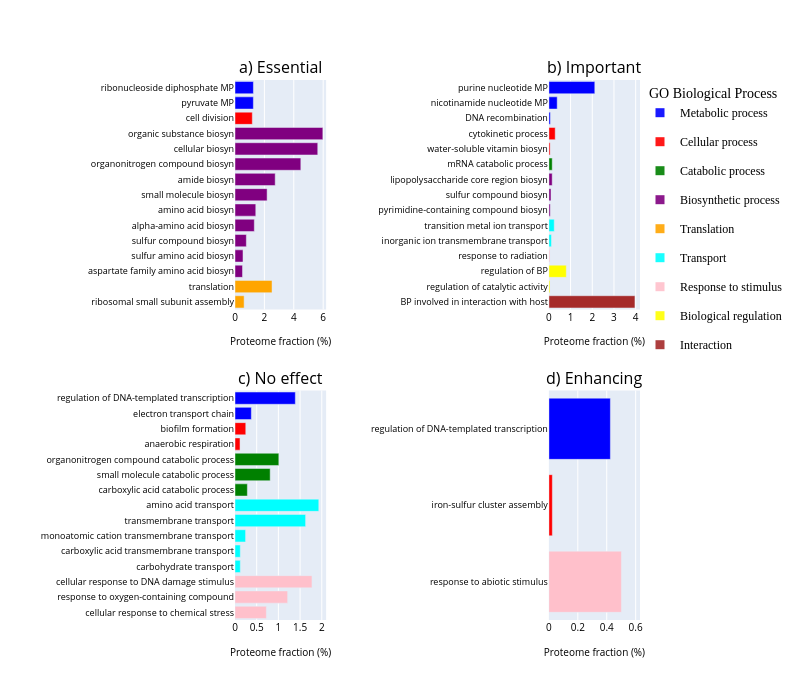

Notebook code cell kept with this figure:
### Code cell
import plotly.graph_objects as go
from plotly.subplots import make_subplots

lt = ['a)', 'b)', 'c)', 'd)']
subplot_titles = [f"{lt[i]} {titulo}" for i, titulo in enumerate(categorias_fit)]

fig = make_subplots(rows=2, cols=2, subplot_titles=subplot_titles, 
                    shared_yaxes=False, shared_xaxes=False, vertical_spacing=0.15, horizontal_spacing=0.55)
rangos = [(0, 6.2), (0, 4.2), (0, 2.1), (0, 0.63)]

for i, categoria in enumerate(categorias_fit):
    row = i // 2 + 1
    col = i % 2 + 1

    k = False
    for j, catgo in enumerate(categorias_go):
        subset_df = topPLn[(topPLn['category'] == catgo) & (topPLn['Categ'] == categoria)]
        y_column = subset_df["term"]
        x_column = subset_df["PF_new"]
        category_color = color_discrete_map[catgo]
               
        trace = go.Bar(x=x_column, y=y_column, name=catgo, orientation='h', marker_color=category_color,
                       showlegend=k)
        fig.add_trace(trace, row=row, col=col)       
    fig.update_xaxes(title_text="Proteome fraction (%)", row=row, col=col, title_font=dict(size=10), tickfont=dict(size=10))
    fig.update_xaxes(range=rangos[i], row=row, col=col, showgrid=True)
    fig.update_yaxes(row=row, col=col, title_font=dict(size=9), tickfont=dict(size=9))  
    
# Añadir leyenda al final
for catgo, color in color_discrete_map.items():
    fig.add_trace(go.Scatter(
        x=[None],
        y=[None],
        mode='markers',
        marker=dict(size=9, color=color, opacity=0.9, symbol='square'),
        legendgroup=catgo,
        name=catgo
    ))

# legend and subplots
fig.update_layout(legend_title_text='  GO Biological Process')
fig.update_layout(
    legend=dict(
        x=1,
        y=1,
        title_font_family="Times New Roman",
        font=dict(
            family="Times New Roman",
            size=12,
            color="black"
        ),
        bgcolor="White"
    )
)
fig.update_layout(height=700, width=800, 
                  #title_text='GO process with highest proteome fraction', 
                  title_x=0.7, bargap=0.2, margin=dict(l=235, r=50, t=80), font={'color': 'black'})

# Ordenar las categorías de los ejes Y en orden ascendente por total y revertir ejes Y
for i in range(1, len(categorias_fit)//2 + 2):
    for j in range(1, 3):
        fig.update_yaxes(row=i, col=j, autorange='reversed')
fig.write_image("./Figures/Fig04_top15GOterm_PF.svg")
fig.show()

### Figure 1 — Plotly figure (JSON) as saved in the notebook; plotly's stock layout.template omitted (floating-point values rounded to 4 significant figures)
{"data": [{"marker": {"color": "blue"}, "name": "Metabolic process", "orientation": "h", "showlegend": false, "type": "bar", "x": [1.253, 1.25], "xaxis": "x", "y": ["ribonucleoside diphosphate MP", "pyruvate MP"], "yaxis": "y"}, {"marker": {"color": "red"}, "name": "Cellular process", "orientation": "h", "showlegend": false, "type": "bar", "x": [1.178], "xaxis": "x", "y": ["cell division"], "yaxis": "y"}, {"marker": {"color": "green"}, "name": "Catabolic process", "orientation": "h", "showlegend": false, "type": "bar", "x": [], "xaxis": "x", "y": [], "yaxis": "y"}, {"marker": {"color": "purple"}, "name": "Biosynthetic process", "orientation": "h", "showlegend": false, "type": "bar", "x": [5.977, 5.631, 4.479, 2.735, 2.185, 1.414, 1.315, 0.7722, 0.545, 0.5117], "xaxis": "x", "y": ["organic substance biosyn", "cellular biosyn", "organonitrogen compound biosyn", "amide biosyn", "small molecule biosyn", "amino acid biosyn", "alpha-amino acid biosyn", "sulfur compound biosyn", "sulfur amino acid biosyn", "aspartate family amino acid biosyn"], "yaxis": "y"}, {"marker": {"color": "orange"}, "name": "Translation", "orientation": "h", "showlegend": false, "type": "bar", "x": [2.52, 0.6208], "xaxis": "x", "y": ["translation", "ribosomal small subunit assembly"], "yaxis": "y"}, {"marker": {"color": "cyan"}, "name": "Transport", "orientation": "h", "showlegend": false, "type": "bar", "x": [], "xaxis": "x", "y": [], "yaxis": "y"}, {"marker": {"color": "pink"}, "name": "Response to stimulus", "orientation": "h", "showlegend": false, "type": "bar", "x": [], "xaxis": "x", "y": [], "yaxis": "y"}, {"marker": {"color": "yellow"}, "name": "Biological regulation", "orientation": "h", "showlegend": false, "type": "bar", "x": [], "xaxis": "x", "y": [], "yaxis": "y"}, {"marker": {"color": "brown"}, "name": "Interaction", "orientation": "h", "showlegend": false, "type": "bar", "x": [], "xaxis": "x", "y": [], "yaxis": "y"}, {"marker": {"color": "blue"}, "name": "Metabolic process", "orientation": "h", "showlegend": false, "type": "bar", "x": [2.117, 0.3836, 0.06707], "xaxis": "x2", "y": ["purine nucleotide MP", "nicotinamide nucleotide MP", "DNA recombination"], "yaxis": "y2"}, {"marker": {"color": "red"}, "name": "Cellular process", "orientation": "h", "showlegend": false, "type": "bar", "x": [0.2918, 0.05773], "xaxis": "x2", "y": ["cytokinetic process", "water-soluble vitamin biosyn"], "yaxis": "y2"}, {"marker": {"color": "green"}, "name": "Catabolic process", "orientation": "h", "showlegend": false, "type": "bar", "x": [0.1544], "xaxis": "x2", "y": ["mRNA catabolic process"], "yaxis": "y2"}, {"marker": {"color": "purple"}, "name": "Biosynthetic process", "orientation": "h", "showlegend": false, "type": "bar", "x": [0.1528, 0.09742, 0.06313], "xaxis": "x2", "y": ["lipopolysaccharide core region biosyn", "sulfur compound biosyn", "pyrimidine-containing compound biosyn"], "yaxis": "y2"}, {"marker": {"color": "orange"}, "name": "Translation", "orientation": "h", "showlegend": false, "type": "bar", "x": [], "xaxis": "x2", "y": [], "yaxis": "y2"}, {"marker": {"color": "cyan"}, "name": "Transport", "orientation": "h", "showlegend": false, "type": "bar", "x": [0.2475, 0.1169], "xaxis": "x2", "y": ["transition metal ion transport", "inorganic ion transmembrane transport"], "yaxis": "y2"}, {"marker": {"color": "pink"}, "name": "Response to stimulus", "orientation": "h", "showlegend": false, "type": "bar", "x": [0.05159], "xaxis": "x2", "y": ["response to radiation"], "yaxis": "y2"}, {"marker": {"color": "yellow"}, "name": "Biological regulation", "orientation": "h", "showlegend": false, "type": "bar", "x": [0.8042, 0.05047], "xaxis": "x2", "y": ["regulation of BP", "regulation of catalytic activity"], "yaxis": "y2"}, {"marker": {"color": "brown"}, "name": "Interaction", "orientation": "h", "showlegend": false, "type": "bar", "x": [3.968], "xaxis": "x2", "y": ["BP involved in interaction with host"], "yaxis": "y2"}, {"marker": {"color": "blue"}, "name": "Metabolic process", "orientation": "h", "showlegend": false, "type": "bar", "x": [1.391, 0.3768], "xaxis": "x3", "y": ["regulation of DNA-templated transcription", "electron transport chain"], "yaxis": "y3"}, {"marker": {"color": "red"}, "name": "Cellular process", "orientation": "h", "showlegend": false, "type": "bar", "x": [0.2482, 0.1159], "xaxis": "x3", "y": ["biofilm formation", "anaerobic respiration"], "yaxis": "y3"}, {"marker": {"color": "green"}, "name": "Catabolic process", "orientation": "h", "showlegend": false, "type": "bar", "x": [1.01, 0.8107, 0.2851], "xaxis": "x3", "y": ["organonitrogen compound catabolic process", "small molecule catabolic process", "carboxylic acid catabolic process"], "yaxis": "y3"}, {"marker": {"color": "purple"}, "name": "Biosynthetic process", "orientation": "h", "showlegend": false, "type": "bar", "x": [], "xaxis": "x3", "y": [], "yaxis": "y3"}, {"marker": {"color": "orange"}, "name": "Translation", "orientation": "h", "showlegend": false, "type": "bar", "x": [], "xaxis": "x3", "y": [], "yaxis": "y3"}, {"marker": {"color": "cyan"}, "name": "Transport", "orientation": "h", "showlegend": false, "type": "bar", "x": [1.931, 1.627, 0.2437, 0.1226, 0.1225], "xaxis": "x3", "y": ["amino acid transport", "transmembrane transport", "monoatomic cation transmembrane transport", "carboxylic acid transmembrane transport", "carbohydrate transport"], "yaxis": "y3"}, {"marker": {"color": "pink"}, "name": "Response to stimulus", "orientation": "h", "showlegend": false, "type": "bar", "x": [1.774, 1.213, 0.7227], "xaxis": "x3", "y": ["cellular response to DNA damage stimulus", "response to oxygen-containing compound", "cellular response to chemical stress"], "yaxis": "y3"}, {"marker": {"color": "yellow"}, "name": "Biological regulation", "orientation": "h", "showlegend": false, "type": "bar", "x": [], "xaxis": "x3", "y": [], "yaxis": "y3"}, {"marker": {"color": "brown"}, "name": "Interaction", "orientation": "h", "showlegend": false, "type": "bar", "x": [], "xaxis": "x3", "y": [], "yaxis": "y3"}, {"marker": {"color": "blue"}, "name": "Metabolic process", "orientation": "h", "showlegend": false, "type": "bar", "x": [0.4252], "xaxis": "x4", "y": ["regulation of DNA-templated transcription"], "yaxis": "y4"}, {"marker": {"color": "red"}, "name": "Cellular process", "orientation": "h", "showlegend": false, "type": "bar", "x": [0.02396], "xaxis": "x4", "y": ["iron-sulfur cluster assembly"], "yaxis": "y4"}, {"marker": {"color": "green"}, "name": "Catabolic process", "orientation": "h", "showlegend": false, "type": "bar", "x": [], "xaxis": "x4", "y": [], "yaxis": "y4"}, {"marker": {"color": "purple"}, "name": "Biosynthetic process", "orientation": "h", "showlegend": false, "type": "bar", "x": [], "xaxis": "x4", "y": [], "yaxis": "y4"}, {"marker": {"color": "orange"}, "name": "Translation", "orientation": "h", "showlegend": false, "type": "bar", "x": [], "xaxis": "x4", "y": [], "yaxis": "y4"}, {"marker": {"color": "cyan"}, "name": "Transport", "orientation": "h", "showlegend": false, "type": "bar", "x": [], "xaxis": "x4", "y": [], "yaxis": "y4"}, {"marker": {"color": "pink"}, "name": "Response to stimulus", "orientation": "h", "showlegend": false, "type": "bar", "x": [0.5015], "xaxis": "x4", "y": ["response to abiotic stimulus"], "yaxis": "y4"}, {"marker": {"color": "yellow"}, "name": "Biological regulation", "orientation": "h", "showlegend": false, "type": "bar", "x": [], "xaxis": "x4", "y": [], "yaxis": "y4"}, {"marker": {"color": "brown"}, "name": "Interaction", "orientation": "h", "showlegend": false, "type": "bar", "x": [], "xaxis": "x4", "y": [], "yaxis": "y4"}, {"legendgroup": "Metabolic process", "marker": {"color": "blue", "opacity": 0.9, "size": 9, "symbol": "square"}, "mode": "markers", "name": "Metabolic process", "type": "scatter", "x": [null], "y": [null]}, {"legendgroup": "Cellular process", "marker": {"color": "red", "opacity": 0.9, "size": 9, "symbol": "square"}, "mode": "markers", "name": "Cellular process", "type": "scatter", "x": [null], "y": [null]}, {"legendgroup": "Catabolic process", "marker": {"color": "green", "opacity": 0.9, "size": 9, "symbol": "square"}, "mode": "markers", "name": "Catabolic process", "type": "scatter", "x": [null], "y": [null]}, {"legendgroup": "Biosynthetic process", "marker": {"color": "purple", "opacity": 0.9, "size": 9, "symbol": "square"}, "mode": "markers", "name": "Biosynthetic process", "type": "scatter", "x": [null], "y": [null]}, {"legendgroup": "Translation", "marker": {"color": "orange", "opacity": 0.9, "size": 9, "symbol": "square"}, "mode": "markers", "name": "Translation", "type": "scatter", "x": [null], "y": [null]}, {"legendgroup": "Transport", "marker": {"color": "cyan", "opacity": 0.9, "size": 9, "symbol": "square"}, "mode": "markers", "name": "Transport", "type": "scatter", "x": [null], "y": [null]}, {"legendgroup": "Response to stimulus", "marker": {"color": "pink", "opacity": 0.9, "size": 9, "symbol": "square"}, "mode": "markers", "name": "Response to stimulus", "type": "scatter", "x": [null], "y": [null]}, {"legendgroup": "Biological regulation", "marker": {"color": "yellow", "opacity": 0.9, "size": 9, "symbol": "square"}, "mode": "markers", "name": "Biological regulation", "type": "scatter", "x": [null], "y": [null]}, {"legendgroup": "Interaction", "marker": {"color": "brown", "opacity": 0.9, "size": 9, "symbol": "square"}, "mode": "markers", "name": "Interaction", "type": "scatter", "x": [null], "y": [null]}], "layout": {"annotations": [{"font": {"size": 16}, "showarrow": false, "text": "a) Essential", "x": 0.1125, "xanchor": "center", "xref": "paper", "y": 1, "yanchor": "bottom", "yref": "paper"}, {"font": {"size": 16}, "showarrow": false, "text": "b) Important", "x": 0.8875, "xanchor": "center", "xref": "paper", "y": 1, "yanchor": "bottom", "yref": "paper"}, {"font": {"size": 16}, "showarrow": false, "text": "c) No effect", "x": 0.1125, "xanchor": "center", "xref": "paper", "y": 0.425, "yanchor": "bottom", "yref": "paper"}, {"font": {"size": 16}, "showarrow": false, "text": "d) Enhancing", "x": 0.8875, "xanchor": "center", "xref": "paper", "y": 0.425, "yanchor": "bottom", "yref": "paper"}], "bargap": 0.2, "font": {"color": "black"}, "height": 700, "legend": {"bgcolor": "White", "font": {"color": "black", "family": "Times New Roman", "size": 12}, "title": {"font": {"family": "Times New Roman"}, "text": "  GO Biological Process"}, "x": 1, "y": 1}, "margin": {"l": 235, "r": 50, "t": 80}, "title": {"x": 0.7}, "width": 800, "xaxis": {"anchor": "y", "domain": [0, 0.225], "range": [0, 6.2], "showgrid": true, "tickfont": {"size": 10}, "title": {"font": {"size": 10}, "text": "Proteome fraction (%)"}}, "xaxis2": {"anchor": "y2", "domain": [0.775, 1], "range": [0, 4.2], "showgrid": true, "tickfont": {"size": 10}, "title": {"font": {"size": 10}, "text": "Proteome fraction (%)"}}, "xaxis3": {"anchor": "y3", "domain": [0, 0.225], "range": [0, 2.1], "showgrid": true, "tickfont": {"size": 10}, "title": {"font": {"size": 10}, "text": "Proteome fraction (%)"}}, "xaxis4": {"anchor": "y4", "domain": [0.775, 1], "range": [0, 0.63], "showgrid": true, "tickfont": {"size": 10}, "title": {"font": {"size": 10}, "text": "Proteome fraction (%)"}}, "yaxis": {"anchor": "x", "autorange": "reversed", "domain": [0.575, 1], "tickfont": {"size": 9}, "title": {"font": {"size": 9}}}, "yaxis2": {"anchor": "x2", "autorange": "reversed", "domain": [0.575, 1], "tickfont": {"size": 9}, "title": {"font": {"size": 9}}}, "yaxis3": {"anchor": "x3", "autorange": "reversed", "domain": [0, 0.425], "tickfont": {"size": 9}, "title": {"font": {"size": 9}}}, "yaxis4": {"anchor": "x4", "autorange": "reversed", "domain": [0, 0.425], "tickfont": {"size": 9}, "title": {"font": {"size": 9}}}}}
